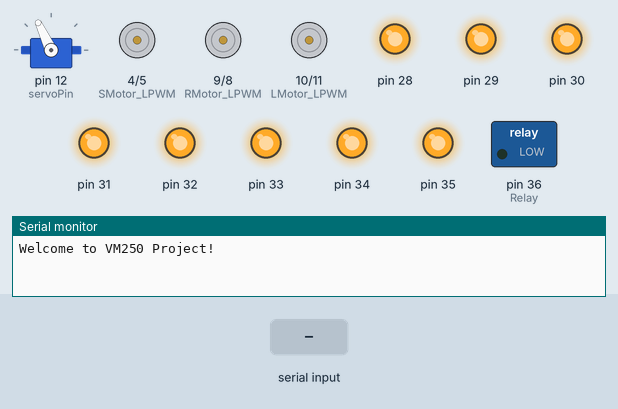
A sketch run on a simulated Arduino Mega 2560, built with avr-gcc and run on an emulated ATmega2560. Parts: servo, motor-driver pin pairs drawn as motors (green arrow = first pin HIGH = forward, orange = second pin HIGH = backward, longer = more drive, scaled by the enable pin), switched loads named in the sketch (green lamp = pin HIGH), output pins drawn as LEDs (lit = HIGH), the last lines printed to the serial monitor. The test bench sets the inputs (shaded band).

Above: at 1.2 s.
1.3 s: "l" received over the second serial link
At 2.9 s:
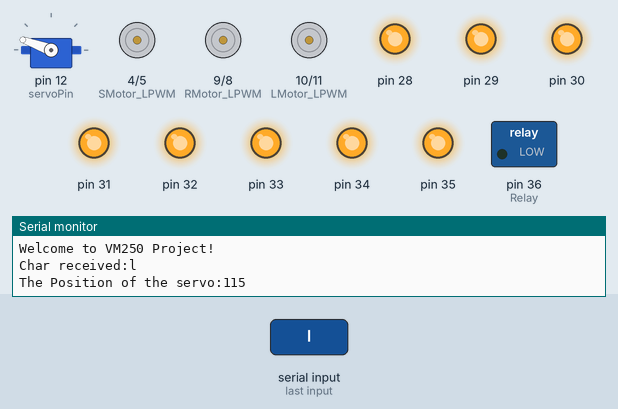
3.2 s: "s" received over the second serial link
4.7 s: "n" received over the second serial link
6.2 s: "i" received over the second serial link
7.7 s: "o" received over the second serial link
9.2 s: "u" received over the second serial link
At 9.6 s:
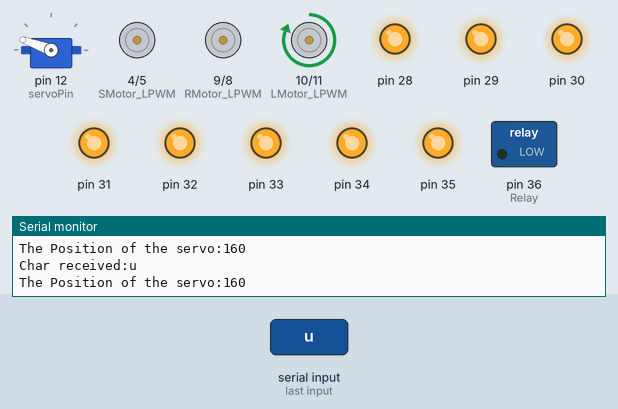
Timing chart, 0 to 11.7 s (numbered marks = the images above; inputs shaded):
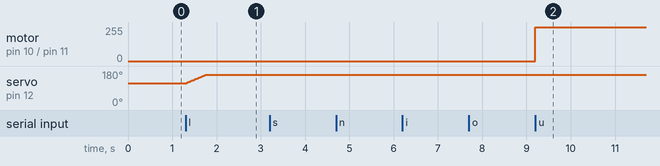

Measured:
- after the input at 1.3 s, servo on pin 12 (servoPin): moves from 115° to 160° over 0.44 s, starting at once
- after the input at 9.2 s, motor on pin 10 (LMotor_LPWM) / pin 11 (LMotor_RPWM): stopped → forward 255/255 at once

The sketch:

soft_gripper.ino
```cpp
#include <SoftwareSerial.h>
#include <Servo.h>

//base plate rotation motor (RMotor) pin definitions
const int RMotor_RPWM = 8;
const int RMotor_LPWM = 9;
const int RMotor_REN = 30;
const int RMotor_LEN = 31;
//X-shape lifter motor (LMotor) pin definitions
const int LMotor_RPWM = 11;
const int LMotor_LPWM = 10;
const int LMotor_REN = 29;
const int LMotor_LEN = 28;
//Cantilever screw motor (SMotor) pin definitions
const int SMotor_RPWM = 5;
const int SMotor_LPWM = 4;
const int SMotor_REN = 35;
const int SMotor_LEN = 34;
//Pump motor (PMotor) pin definitions
const int PMotor_RPWM = 6;
const int PMotor_LPWM = 7;
const int PMotor_REN = 32;
const int PMotor_LEN = 33;

const int Relay = 36; //Relay signal pin
const int servoPin = 12;//Servo signal pin

Servo myServo;

char input;
int pos;

void setup()
{
  Serial.begin(9600);
  Serial3.begin(9600);
  myServo.attach(servoPin);
  myServo.write(115); //initialize servo position
  Serial.println("Welcome to VM250 Project!");
  for (int i = 4; i <= 11; i++)
  {
    pinMode(i,OUTPUT);
    analogWrite(i,0);
  }
  for (int i = 28; i <= 35; i++)
  {
    pinMode(i,OUTPUT);
    digitalWrite(i,HIGH);
  }
  pinMode(Relay,OUTPUT);
  digitalWrite(Relay,LOW);
}


void loop()
{
  if (Serial3.available() > 0)
  {
    input = Serial3.read();
    Serial.print("Char received:");
    Serial.println(input);
    pos = myServo.read();
    Serial.print("The Position of the servo:");
    Serial.println(pos);

    if (input == 's') //Bottom plate turn clockwise
    {
      analogWrite(RMotor_RPWM,255);
      analogWrite(RMotor_LPWM,0);
    }
    if (input == 'n') //Bottom plate turn counter-clockwise
    {
      analogWrite(RMotor_RPWM,0);
      analogWrite(RMotor_LPWM,255);
    }
    if (input == 'i') //Horizontal move inward
    {
      analogWrite(SMotor_RPWM,0);
      analogWrite(SMotor_LPWM,255);
    }
    else if (input == 'o') //Horizontal move outward
    {
      analogWrite(SMotor_RPWM,255);
      analogWrite(SMotor_LPWM,0);
    }
    if (input == 'u') //Platform move up
    {
      analogWrite(LMotor_RPWM,0);
      analogWrite(LMotor_LPWM,255);
    }
    else if (input == 'd') //Platform move down
    {
      analogWrite(LMotor_RPWM,255);
      analogWrite(LMotor_LPWM,0);
    }
    else if (input == 'b') //open the pump
    {
      analogWrite(PMotor_RPWM,0);
      analogWrite(PMotor_LPWM,255);
    }
    else if (input == 'a') //release gas
    {
      digitalWrite(Relay,HIGH);
    }
    else if (input == 'c') //close the pump
    {
      analogWrite(PMotor_RPWM,0);
      analogWrite(PMotor_LPWM,0);
    }
    else if (input == 'l') // Servo rotate clockwise
    {
      while (pos < 160)
      {
        myServo.write(pos + 1);
        pos = myServo.read();
        delay(10);
        if (Serial3.available() )
        {
          input = Serial3.read();
          Serial.println(input);
          break;
        }
      }
    }
    else if (input == 'r') //Servo rotate conter clockwise
    {
      while (pos > 20)
      {
        myServo.write(pos - 1);
        pos = myServo.read();
        delay(10);
        if (Serial3.available() > 0)
        {
          input = Serial3.read();
          Serial.println(input);
          break;
        }
      }

    }
    else if (input == '0')
    {
      analogWrite(RMotor_RPWM,0);
      analogWrite(RMotor_LPWM,0);
      analogWrite(LMotor_RPWM,0);
      analogWrite(LMotor_LPWM,0);
      analogWrite(SMotor_RPWM,0);
      analogWrite(SMotor_LPWM,0);
      digitalWrite(Relay,LOW);
    }
  }
}
```
